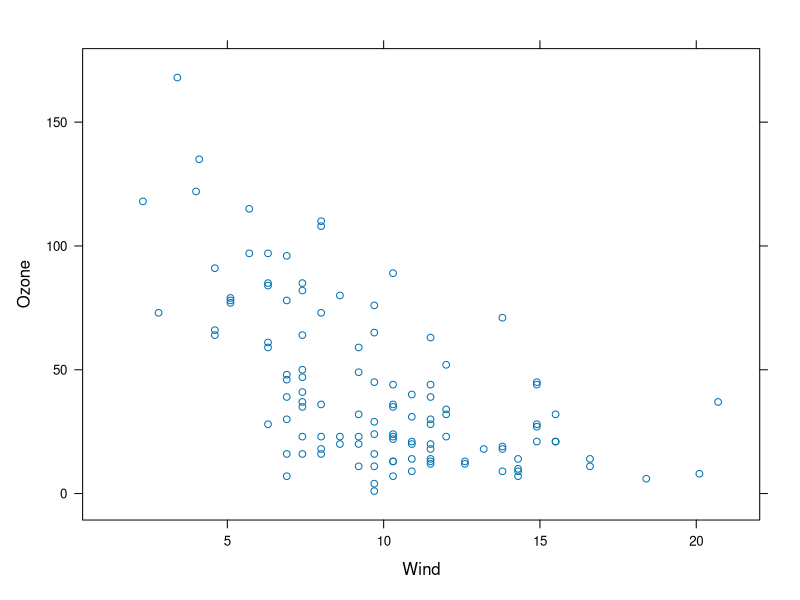
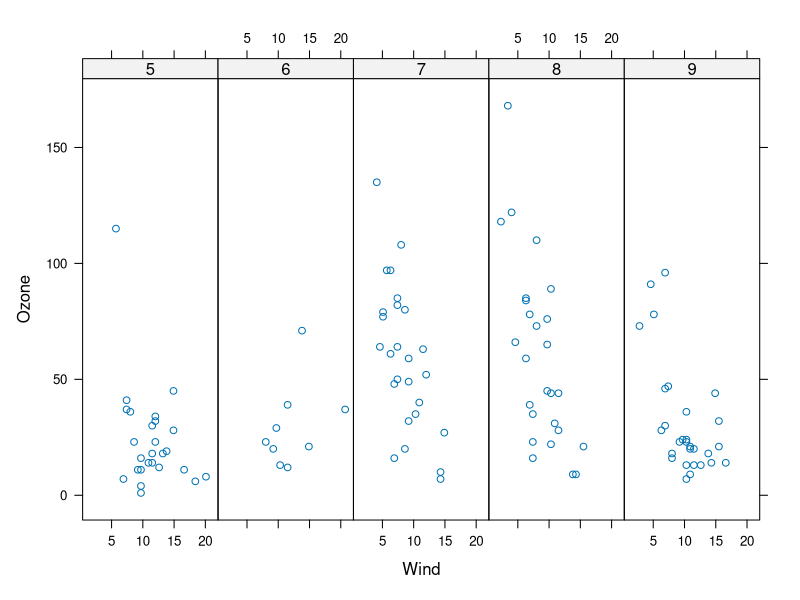
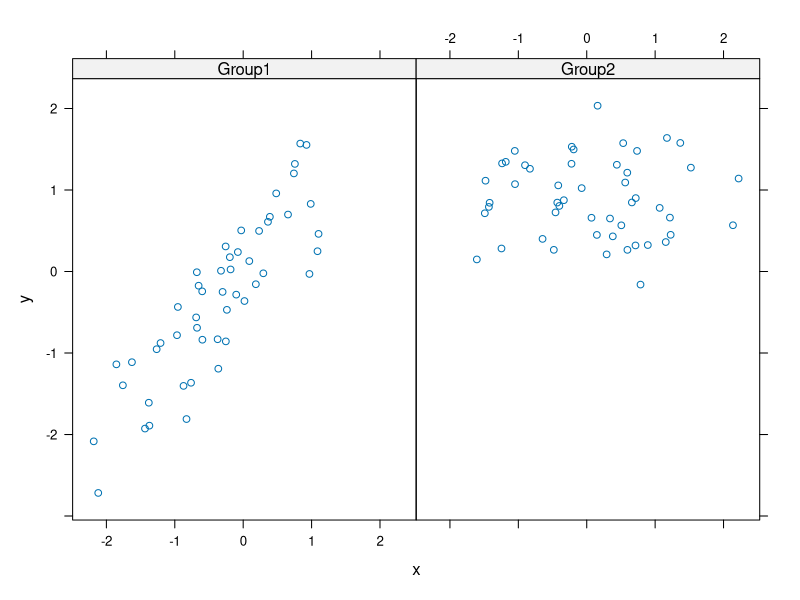
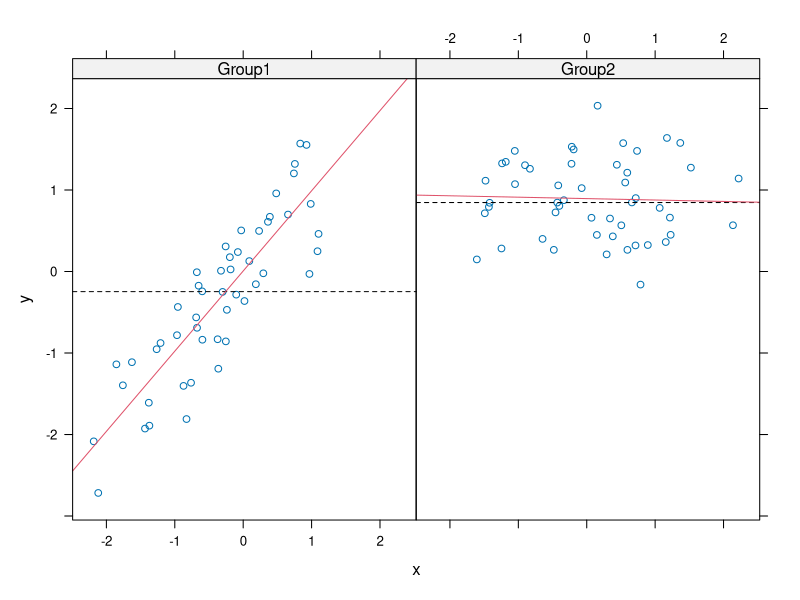
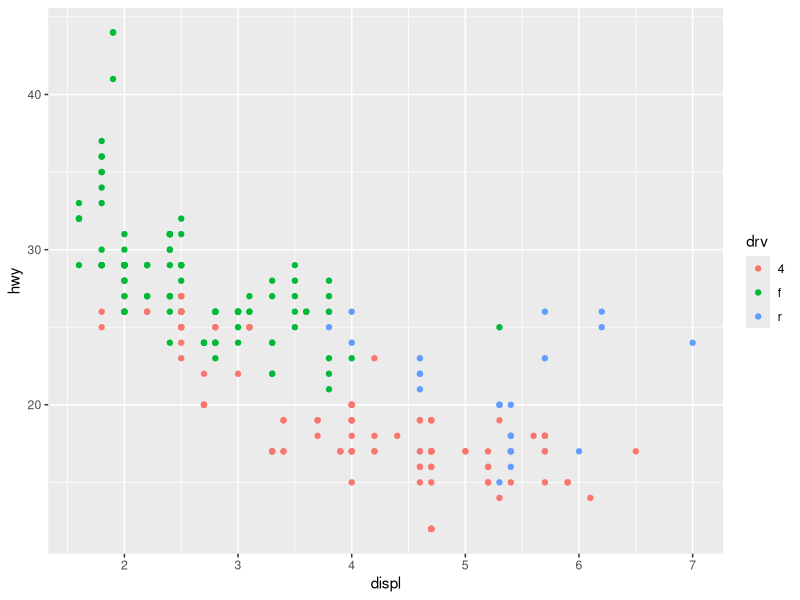
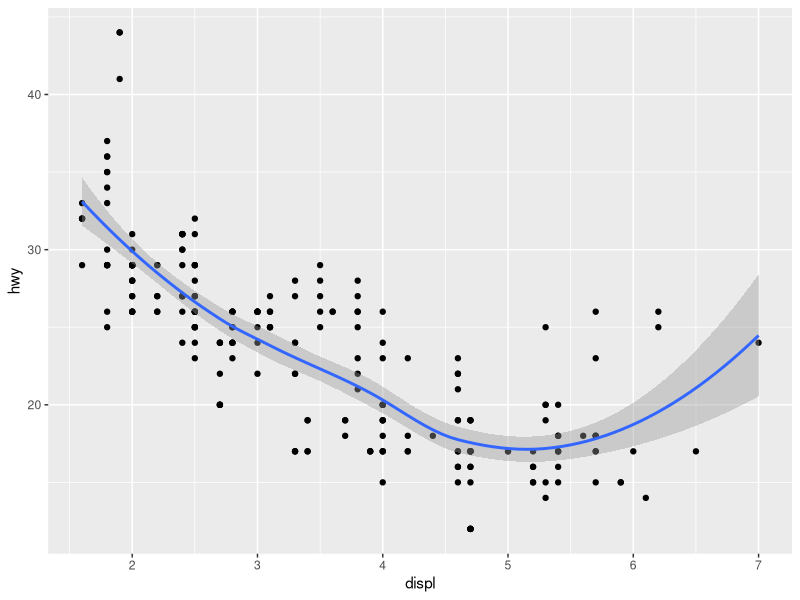
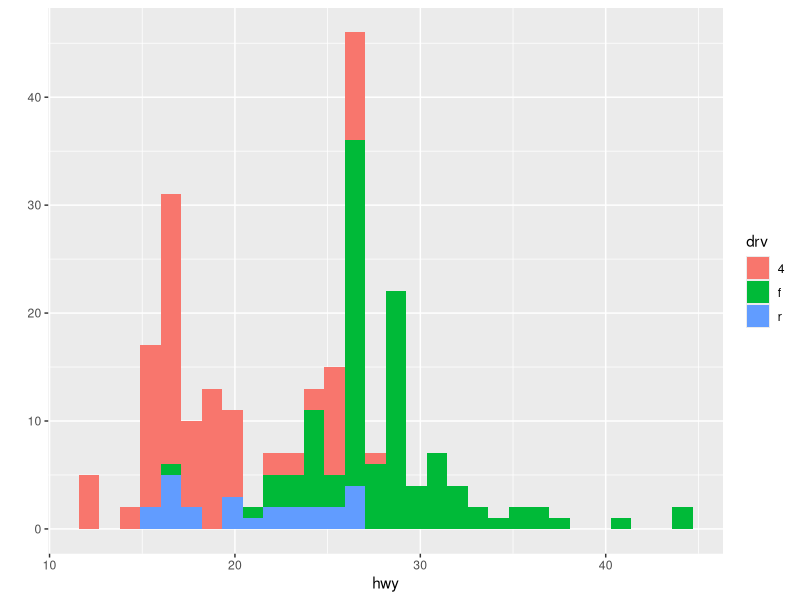
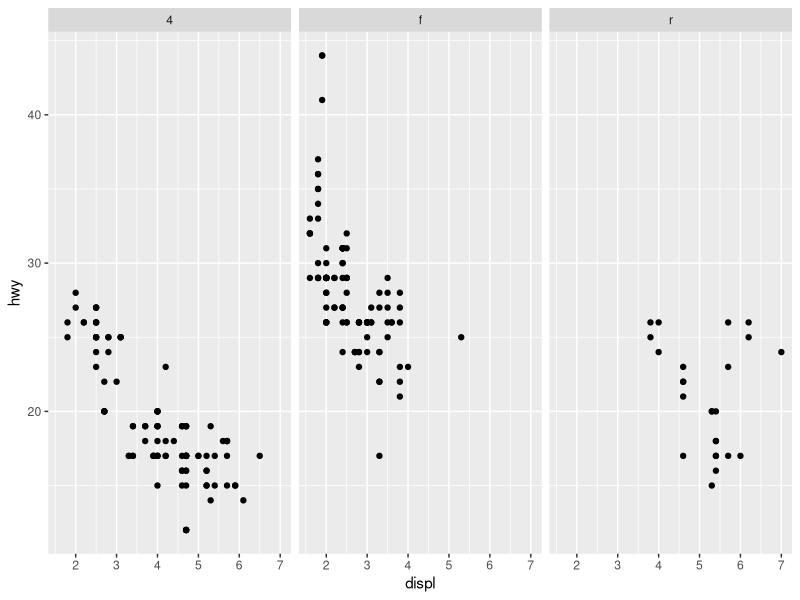

These charts were generated, in order, by the following R code: (Note: this script raises an error after producing the figures.)
## ---- chunk 1

############Lattice plotting system#########


#xyplot:


library(lattice)
library(datasets)

#Simple scatter
xyplot(Ozone~Wind, data=airquality)

#seperated by month

#convert month to factor
airquality <- transform(airquality, Month= factor(Month))
xyplot(Ozone~ Wind | Month, data=airquality,layout= c(5,1))


#Lattice Panel Functions##

#Generate random data
set.seed(10)
x<- rnorm(100)
f <- rep(0:1, each=50)
y <- x + f - f*x + rnorm(100, sd=0.5)
f <- factor(f, labels = c("Group1", "Group2"))

#plot with 2 panels
xyplot( y~x | f, layout= c(2,1))


#Custom panel function (structure)

xyplot(y~x | f, panel= function(x,y,...) {
        panel.xyplot(x,y,...)#first, call the default panel function for xyplot
        panel.abline(h = median(y), lty=2) #add line at median
        panel.lmline(x,y, col=2) #slr line
        
}) 
## ---- chunk 2
######  ggplot2 : qplot#####
library(ggplot2)
str(mpg)



#simple qplot
qplot(displ, hwy, data=mpg, color= drv)#assign different colors by drv

#adding a geom: smooth?
qplot(displ, hwy, data=mpg, geom= c("point", "smooth"))


#histogram
qplot(hwy, data=mpg, fill= drv)#seperate by drv


#Facets: subsets of data indicated by a factor
#var at right hand side determines the cols of the panels
#var at left: determine rows
qplot(displ, hwy, data=mpg, facets= .~drv)
qplot(hwy, data= mpg, facets= drv~.)

## ---- chunk 3
#Base

#example
g<- ggplot(mpg, aes(displ,hwy))
print(g) #no layers yet

#Assign points
p<- g + geom_point() #save and print ggplot object
print(p)

g+ geom_point() #auto print plot object


#More layers: smooth 
g + geom_point() + geom_smooth(method= "lm")

#More layers: facet (seperate by a factor var)
g + geom_point() + facet_grid(. ~drv) +geom_smooth(method= "lm")


## ---- chunk 4
#Constant value of colors
g+ geom_point(color= "steelblue", size =4, alpha= 1/2)

#Color seperated by factor variable
g + geom_point(aes(color=drv), size=4, alpha= 1/2)


## ---- chunk 5
g + geom_point(aes(color = drv)) + labs(title = "MPG", x= "DISPL", y= "HWY")




## ---- chunk 6
g + geom_point(aes(color=drv), size= 2, alpha=1/2)+ geom_smooth(size=4, linetype = 3, method= "lm", se=FALSE)


## ---- chunk 7
g + geom_point(aes(color=drv)) + theme_bw(base_family = "Times")



## ---- chunk 8
testdat <- data.frame(x = 1:100, y=rnorm(100))
testdat[50,2] <-100  ##set outlier
plot(testdat$x, testdat$y, type= "l", ylim=c(-3,3))


g<- ggplot(testdat, aes(x=x, y=y))
g +geom_line()


## ---- chunk 9
#Not able to access the data so just take notes

#Calculate the deciles of the data
cutpoints <- quantile(df$var, seq(0,1, length= 4), na.rm=TRUE)

df$newvar <- cut(df$var, cutpoints)

#see levels
levels(df$newvar)


## ---- chunk 10

#Base
g<- ggplot(df, aes(x,y))

#Add layer
        g+
        geom_point(...) +
        facet_wrap(var1~ var2, nrow= 2, ncol=4) +
        geom_smooth(method="lm", se=FALSE, col="steelblue") +
        theme_bw(base_family= "Avenir", base_size = 10) +
        labs(title= "", x="", y="")



